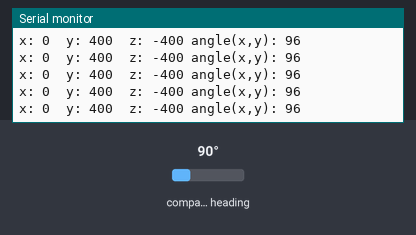
A sketch run on a simulated Arduino Uno, built with avr-gcc and run on an emulated ATmega328P. Parts: the last lines printed to the serial monitor. Wiring (inferred from the names in the program): HMC5883L compass at I2C address 0x1E. The inputs (shaded band) are chosen by the test bench; at power-on: compass heading 90°.

Above: at 1.2 s.
1.3 s: compass heading set to 7°
At 1.69 s:
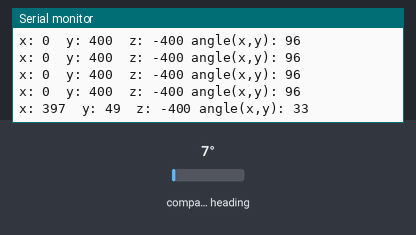
4.3 s: compass heading set to 180°
At 4.46 s:
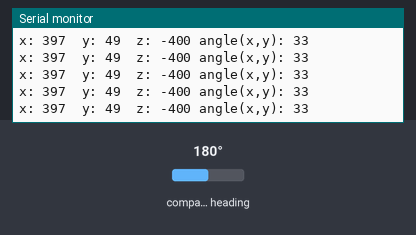
Timing chart, 0 to 7.3 s (numbered marks = the images above; inputs shaded):
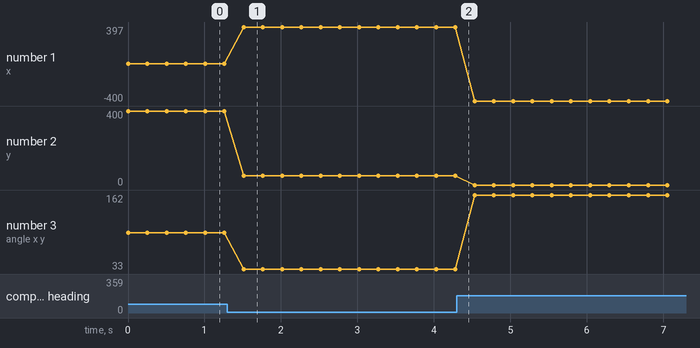

The sketch:

HMC5883L.ino
```cpp
#include <Wire.h> //I2C Arduino Library

#define address 0x1E //001 1110b(0x3C>>1), I2C 7bit address of HMC5883
#define MagnetcDeclination 4.43 //Shanghai
#define CalThreshold 0

int offsetX,offsetY,offsetZ;

void setup()
{
  //Initialize Serial and I2C communications
  Serial.begin(9600);
  Wire.begin();

  //Put the HMC5883 IC into the correct operating mode
  Wire.beginTransmission(address); //open communication with HMC5883r
  Wire.write(0x00); //select configuration register A
  Wire.write(0x70); //0111 0000b configuration
  Wire.endTransmission();

  Wire.beginTransmission(address);
  Wire.write(0x02); //select mode register
  Wire.write(0x00); //set continuous measurement mode:0x00,single-measurement mode:0x01
  Wire.endTransmission();

 // calibrateMag();
}
void loop()
{
  int x,y,z; //triple axis data
  getRawData(&x,&y,&z);

  //Print out values of each axis
  Serial.print("x: ");
  Serial.print(x);
  Serial.print("  y: ");
  Serial.print(y);
  Serial.print("  z: ");
  Serial.print(z);
  Serial.print(" angle(x,y): ");
  Serial.println(calculateHeading(&x,&y,&z));

  delay(250);
}

void getRawData(int* x ,int* y,int* z)
{
  //Tell the HMC5883L where to begin reading data
  Wire.beginTransmission(address);
  Wire.write(0x03); //select register 3, X MSB register
  Wire.endTransmission();
  //Read data from each axis, 2 registers per axis
  Wire.requestFrom(address, 6);
  if(6<=Wire.available()){
    *x = Wire.read()<<8; //X msb
    *x |= Wire.read(); //X lsb
    *z = Wire.read()<<8; //Z msb
    *z |= Wire.read(); //Z lsb
    *y = Wire.read()<<8; //Y msb
    *y |= Wire.read(); //Y lsb
  }
}

int calculateHeading(int* x ,int* y,int* z)
{
  float headingRadians = atan2((double)((*y)-(-165)),(double)((*x)-22));
  // Correct for when signs are reversed.
  if(headingRadians < 0)
    headingRadians += 2*PI;

  int headingDegrees = headingRadians * 180/M_PI;
  headingDegrees += MagnetcDeclination; //the magnetc-declination angle

  // Check for wrap due to addition of declination.
  if(headingDegrees > 360)
    headingDegrees -= 360;

  return headingDegrees;
}

void calibrateMag()
{
  int x,y,z; //triple axis data
  int xMax, xMin, yMax, yMin, zMax, zMin;
  //initialize the variables
  getRawData(&x,&y,&z);
  xMax=xMin=x;
  yMax=yMin=y;
  zMax=zMin=z;
  offsetX = offsetY = offsetZ = 0;

  Serial.println("Starting Calibration......");
  Serial.println("Please turn your device around in 20 seconds");

  for(int i=0;i<200;i++)
  {
    getRawData(&x,&y,&z);
    //get Max and Min
    // this routine will capture the max and min values of the mag X, Y, and Z data while the
    // compass is being rotated 360 degrees through the level plane and the upright plane.
    // i.e. horizontal and vertical circles.
    // This function should be invoked while making continuous measurements on the magnetometers
    if (x > xMax)
      xMax = x;
    if (x < xMin )
      xMin = x;
    if(y > yMax )
      yMax = y;
    if(y < yMin )
      yMin = y;
    if(z > zMax )
      zMax = z;
    if(z < zMin )
      zMin = z;

    delay(100);

    if(i%10 == 0)
    {
      Serial.print(xMax);
      Serial.print(" ");
      Serial.println(xMin);
    }
  }
  //compute offsets
  if(abs(xMax - xMin) > CalThreshold )
    offsetX = (xMax + xMin)/2;
  if(abs(yMax - yMin) > CalThreshold )
    offsetY = (yMax + yMin)/2;
  if(abs(zMax - zMin) > CalThreshold )
    offsetZ = (zMax +zMin)/2;

  Serial.print("offsetX:");
  Serial.print("");
  Serial.print(offsetX);
  Serial.print(" offsetY:");
  Serial.print("");
  Serial.print(offsetY);
  Serial.print(" offsetZ:");
  Serial.print("");
  Serial.println(offsetZ);

  delay(5000);
}
```

Measured:
- after the input at 1.3 s, the serial monitor: prints a new line after 0.21 s (image 1)
- plotted number 1: 0 → 397 after the input at 1.3 s
- plotted number 2: 400 → 49 after the input at 1.3 s, 49 → 0 after the input at 4.3 s
- plotted number 3: 96 → 33 after the input at 1.3 s, 33 → 162 after the input at 4.3 s
